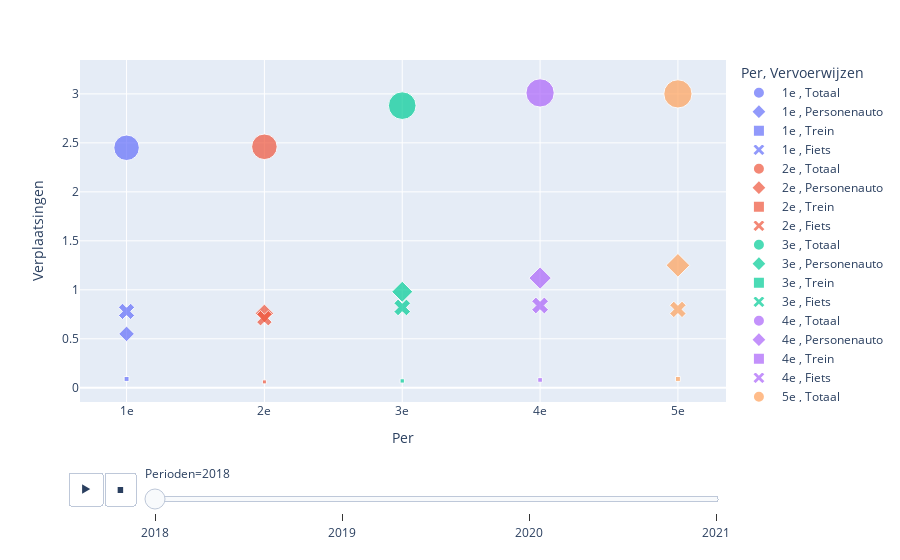

This figure's notebook cell:
### Code cell
fig = px.scatter(df_movement, x="Per", y="Verplaatsingen", animation_frame="Perioden",animation_group="Vervoerwijzen",
            size="Verplaatsingen",color='Per',hover_name="Per",symbol='Vervoerwijzen')

fig.show()

### Figure 1 — Plotly figure (JSON) as saved in the notebook; plotly's stock layout.template omitted (floating-point values rounded to 4 significant figures)
{"data": [{"hovertemplate": "<b>%{hovertext}</b><br><br>Per=%{x}<br>Vervoerwijzen=Totaal<br>Perioden=2018<br>Verplaatsingen=%{marker.size}<extra></extra>", "hovertext": [" 1e "], "ids": ["Totaal"], "legendgroup": " 1e , Totaal", "marker": {"color": "#636efa", "size": [2.45], "sizemode": "area", "sizeref": 0.007525, "symbol": "circle"}, "mode": "markers", "name": " 1e , Totaal", "orientation": "v", "showlegend": true, "type": "scatter", "x": [" 1e "], "xaxis": "x", "y": [2.45], "yaxis": "y"}, {"hovertemplate": "<b>%{hovertext}</b><br><br>Per=%{x}<br>Vervoerwijzen=Personenauto<br>Perioden=2018<br>Verplaatsingen=%{marker.size}<extra></extra>", "hovertext": [" 1e ", " 1e "], "ids": ["Personenauto", "Personenauto"], "legendgroup": " 1e , Personenauto", "marker": {"color": "#636efa", "size": [0.55, 0.24], "sizemode": "area", "sizeref": 0.007525, "symbol": "diamond"}, "mode": "markers", "name": " 1e , Personenauto", "orientation": "v", "showlegend": true, "type": "scatter", "x": [" 1e ", " 1e "], "xaxis": "x", "y": [0.55, 0.24], "yaxis": "y"}, {"hovertemplate": "<b>%{hovertext}</b><br><br>Per=%{x}<br>Vervoerwijzen=Trein<br>Perioden=2018<br>Verplaatsingen=%{marker.size}<extra></extra>", "hovertext": [" 1e "], "ids": ["Trein"], "legendgroup": " 1e , Trein", "marker": {"color": "#636efa", "size": [0.09], "sizemode": "area", "sizeref": 0.007525, "symbol": "square"}, "mode": "markers", "name": " 1e , Trein", "orientation": "v", "showlegend": true, "type": "scatter", "x": [" 1e "], "xaxis": "x", "y": [0.09], "yaxis": "y"}, {"hovertemplate": "<b>%{hovertext}</b><br><br>Per=%{x}<br>Vervoerwijzen=Fiets<br>Perioden=2018<br>Verplaatsingen=%{marker.size}<extra></extra>", "hovertext": [" 1e "], "ids": ["Fiets"], "legendgroup": " 1e , Fiets", "marker": {"color": "#636efa", "size": [0.78], "sizemode": "area", "sizeref": 0.007525, "symbol": "x"}, "mode": "markers", "name": " 1e , Fiets", "orientation": "v", "showlegend": true, "type": "scatter", "x": [" 1e "], "xaxis": "x", "y": [0.78], "yaxis": "y"}, {"hovertemplate": "<b>%{hovertext}</b><br><br>Per=%{x}<br>Vervoerwijzen=Totaal<br>Perioden=2018<br>Verplaatsingen=%{marker.size}<extra></extra>", "hovertext": [" 2e "], "ids": ["Totaal"], "legendgroup": " 2e , Totaal", "marker": {"color": "#EF553B", "size": [2.46], "sizemode": "area", "sizeref": 0.007525, "symbol": "circle"}, "mode": "markers", "name": " 2e , Totaal", "orientation": "v", "showlegend": true, "type": "scatter", "x": [" 2e "], "xaxis": "x", "y": [2.46], "yaxis": "y"}, {"hovertemplate": "<b>%{hovertext}</b><br><br>Per=%{x}<br>Vervoerwijzen=Personenauto<br>Perioden=2018<br>Verplaatsingen=%{marker.size}<extra></extra>", "hovertext": [" 2e ", " 2e "], "ids": ["Personenauto", "Personenauto"], "legendgroup": " 2e , Personenauto", "marker": {"color": "#EF553B", "size": [0.76, 0.31], "sizemode": "area", "sizeref": 0.007525, "symbol": "diamond"}, "mode": "markers", "name": " 2e , Personenauto", "orientation": "v", "showlegend": true, "type": "scatter", "x": [" 2e ", " 2e "], "xaxis": "x", "y": [0.76, 0.31], "yaxis": "y"}, {"hovertemplate": "<b>%{hovertext}</b><br><br>Per=%{x}<br>Vervoerwijzen=Trein<br>Perioden=2018<br>Verplaatsingen=%{marker.size}<extra></extra>", "hovertext": [" 2e "], "ids": ["Trein"], "legendgroup": " 2e , Trein", "marker": {"color": "#EF553B", "size": [0.06], "sizemode": "area", "sizeref": 0.007525, "symbol": "square"}, "mode": "markers", "name": " 2e , Trein", "orientation": "v", "showlegend": true, "type": "scatter", "x": [" 2e "], "xaxis": "x", "y": [0.06], "yaxis": "y"}, {"hovertemplate": "<b>%{hovertext}</b><br><br>Per=%{x}<br>Vervoerwijzen=Fiets<br>Perioden=2018<br>Verplaatsingen=%{marker.size}<extra></extra>", "hovertext": [" 2e "], "ids": ["Fiets"], "legendgroup": " 2e , Fiets", "marker": {"color": "#EF553B", "size": [0.71], "sizemode": "area", "sizeref": 0.007525, "symbol": "x"}, "mode": "markers", "name": " 2e , Fiets", "orientation": "v", "showlegend": true, "type": "scatter", "x": [" 2e "], "xaxis": "x", "y": [0.71], "yaxis": "y"}, {"hovertemplate": "<b>%{hovertext}</b><br><br>Per=%{x}<br>Vervoerwijzen=Totaal<br>Perioden=2018<br>Verplaatsingen=%{marker.size}<extra></extra>", "hovertext": [" 3e "], "ids": ["Totaal"], "legendgroup": " 3e , Totaal", "marker": {"color": "#00cc96", "size": [2.88], "sizemode": "area", "sizeref": 0.007525, "symbol": "circle"}, "mode": "markers", "name": " 3e , Totaal", "orientation": "v", "showlegend": true, "type": "scatter", "x": [" 3e "], "xaxis": "x", "y": [2.88], "yaxis": "y"}, {"hovertemplate": "<b>%{hovertext}</b><br><br>Per=%{x}<br>Vervoerwijzen=Personenauto<br>Perioden=2018<br>Verplaatsingen=%{marker.size}<extra></extra>", "hovertext": [" 3e ", " 3e "], "ids": ["Personenauto", "Personenauto"], "legendgroup": " 3e , Personenauto", "marker": {"color": "#00cc96", "size": [0.98, 0.36], "sizemode": "area", "sizeref": 0.007525, "symbol": "diamond"}, "mode": "markers", "name": " 3e , Personenauto", "orientation": "v", "showlegend": true, "type": "scatter", "x": [" 3e ", " 3e "], "xaxis": "x", "y": [0.98, 0.36], "yaxis": "y"}, {"hovertemplate": "<b>%{hovertext}</b><br><br>Per=%{x}<br>Vervoerwijzen=Trein<br>Perioden=2018<br>Verplaatsingen=%{marker.size}<extra></extra>", "hovertext": [" 3e "], "ids": ["Trein"], "legendgroup": " 3e , Trein", "marker": {"color": "#00cc96", "size": [0.07], "sizemode": "area", "sizeref": 0.007525, "symbol": "square"}, "mode": "markers", "name": " 3e , Trein", "orientation": "v", "showlegend": true, "type": "scatter", "x": [" 3e "], "xaxis": "x", "y": [0.07], "yaxis": "y"}, {"hovertemplate": "<b>%{hovertext}</b><br><br>Per=%{x}<br>Vervoerwijzen=Fiets<br>Perioden=2018<br>Verplaatsingen=%{marker.size}<extra></extra>", "hovertext": [" 3e "], "ids": ["Fiets"], "legendgroup": " 3e , Fiets", "marker": {"color": "#00cc96", "size": [0.82], "sizemode": "area", "sizeref": 0.007525, "symbol": "x"}, "mode": "markers", "name": " 3e , Fiets", "orientation": "v", "showlegend": true, "type": "scatter", "x": [" 3e "], "xaxis": "x", "y": [0.82], "yaxis": "y"}, {"hovertemplate": "<b>%{hovertext}</b><br><br>Per=%{x}<br>Vervoerwijzen=Totaal<br>Perioden=2018<br>Verplaatsingen=%{marker.size}<extra></extra>", "hovertext": [" 4e "], "ids": ["Totaal"], "legendgroup": " 4e , Totaal", "marker": {"color": "#ab63fa", "size": [3.01], "sizemode": "area", "sizeref": 0.007525, "symbol": "circle"}, "mode": "markers", "name": " 4e , Totaal", "orientation": "v", "showlegend": true, "type": "scatter", "x": [" 4e "], "xaxis": "x", "y": [3.01], "yaxis": "y"}, {"hovertemplate": "<b>%{hovertext}</b><br><br>Per=%{x}<br>Vervoerwijzen=Personenauto<br>Perioden=2018<br>Verplaatsingen=%{marker.size}<extra></extra>", "hovertext": [" 4e ", " 4e "], "ids": ["Personenauto", "Personenauto"], "legendgroup": " 4e , Personenauto", "marker": {"color": "#ab63fa", "size": [1.12, 0.37], "sizemode": "area", "sizeref": 0.007525, "symbol": "diamond"}, "mode": "markers", "name": " 4e , Personenauto", "orientation": "v", "showlegend": true, "type": "scatter", "x": [" 4e ", " 4e "], "xaxis": "x", "y": [1.12, 0.37], "yaxis": "y"}, {"hovertemplate": "<b>%{hovertext}</b><br><br>Per=%{x}<br>Vervoerwijzen=Trein<br>Perioden=2018<br>Verplaatsingen=%{marker.size}<extra></extra>", "hovertext": [" 4e "], "ids": ["Trein"], "legendgroup": " 4e , Trein", "marker": {"color": "#ab63fa", "size": [0.08], "sizemode": "area", "sizeref": 0.007525, "symbol": "square"}, "mode": "markers", "name": " 4e , Trein", "orientation": "v", "showlegend": true, "type": "scatter", "x": [" 4e "], "xaxis": "x", "y": [0.08], "yaxis": "y"}, {"hovertemplate": "<b>%{hovertext}</b><br><br>Per=%{x}<br>Vervoerwijzen=Fiets<br>Perioden=2018<br>Verplaatsingen=%{marker.size}<extra></extra>", "hovertext": [" 4e "], "ids": ["Fiets"], "legendgroup": " 4e , Fiets", "marker": {"color": "#ab63fa", "size": [0.84], "sizemode": "area", "sizeref": 0.007525, "symbol": "x"}, "mode": "markers", "name": " 4e , Fiets", "orientation": "v", "showlegend": true, "type": "scatter", "x": [" 4e "], "xaxis": "x", "y": [0.84], "yaxis": "y"}, {"hovertemplate": "<b>%{hovertext}</b><br><br>Per=%{x}<br>Vervoerwijzen=Totaal<br>Perioden=2018<br>Verplaatsingen=%{marker.size}<extra></extra>", "hovertext": [" 5e "], "ids": ["Totaal"], "legendgroup": " 5e , Totaal", "marker": {"color": "#FFA15A", "size": [3], "sizemode": "area", "sizeref": 0.007525, "symbol": "circle"}, "mode": "markers", "name": " 5e , Totaal", "orientation": "v", "showlegend": true, "type": "scatter", "x": [" 5e "], "xaxis": "x", "y": [3], "yaxis": "y"}, {"hovertemplate": "<b>%{hovertext}</b><br><br>Per=%{x}<br>Vervoerwijzen=Personenauto<br>Perioden=2018<br>Verplaatsingen=%{marker.size}<extra></extra>", "hovertext": [" 5e ", " 5e "], "ids": ["Personenauto", "Personenauto"], "legendgroup": " 5e , Personenauto", "marker": {"color": "#FFA15A", "size": [1.25, 0.32], "sizemode": "area", "sizeref": 0.007525, "symbol": "diamond"}, "mode": "markers", "name": " 5e , Personenauto", "orientation": "v", "showlegend": true, "type": "scatter", "x": [" 5e ", " 5e "], "xaxis": "x", "y": [1.25, 0.32], "yaxis": "y"}, {"hovertemplate": "<b>%{hovertext}</b><br><br>Per=%{x}<br>Vervoerwijzen=Trein<br>Perioden=2018<br>Verplaatsingen=%{marker.size}<extra></extra>", "hovertext": [" 5e "], "ids": ["Trein"], "legendgroup": " 5e , Trein", "marker": {"color": "#FFA15A", "size": [0.09], "sizemode": "area", "sizeref": 0.007525, "symbol": "square"}, "mode": "markers", "name": " 5e , Trein", "orientation": "v", "showlegend": true, "type": "scatter", "x": [" 5e "], "xaxis": "x", "y": [0.09], "yaxis": "y"}, {"hovertemplate": "<b>%{hovertext}</b><br><br>Per=%{x}<br>Vervoerwijzen=Fiets<br>Perioden=2018<br>Verplaatsingen=%{marker.size}<extra></extra>", "hovertext": [" 5e "], "ids": ["Fiets"], "legendgroup": " 5e , Fiets", "marker": {"color": "#FFA15A", "size": [0.8], "sizemode": "area", "sizeref": 0.007525, "symbol": "x"}, "mode": "markers", "name": " 5e , Fiets", "orientation": "v", "showlegend": true, "type": "scatter", "x": [" 5e "], "xaxis": "x", "y": [0.8], "yaxis": "y"}], "layout": {"legend": {"itemsizing": "constant", "title": {"text": "Per, Vervoerwijzen"}, "tracegroupgap": 0}, "margin": {"t": 60}, "sliders": [{"active": 0, "currentvalue": {"prefix": "Perioden="}, "len": 0.9, "pad": {"b": 10, "t": 60}, "steps": [{"args": [["2018"], {"frame": {"duration": 0, "redraw": false}, "fromcurrent": true, "mode": "immediate", "transition": {"duration": 0, "easing": "linear"}}], "label": "2018", "method": "animate"}, {"args": [["2019"], {"frame": {"duration": 0, "redraw": false}, "fromcurrent": true, "mode": "immediate", "transition": {"duration": 0, "easing": "linear"}}], "label": "2019", "method": "animate"}, {"args": [["2020"], {"frame": {"duration": 0, "redraw": false}, "fromcurrent": true, "mode": "immediate", "transition": {"duration": 0, "easing": "linear"}}], "label": "2020", "method": "animate"}, {"args": [["2021"], {"frame": {"duration": 0, "redraw": false}, "fromcurrent": true, "mode": "immediate", "transition": {"duration": 0, "easing": "linear"}}], "label": "2021", "method": "animate"}], "x": 0.1, "xanchor": "left", "y": 0, "yanchor": "top"}], "updatemenus": [{"buttons": [{"args": [null, {"frame": {"duration": 500, "redraw": false}, "fromcurrent": true, "mode": "immediate", "transition": {"duration": 500, "easing": "linear"}}], "label": "&#9654;", "method": "animate"}, {"args": [[null], {"frame": {"duration": 0, "redraw": false}, "fromcurrent": true, "mode": "immediate", "transition": {"duration": 0, "easing": "linear"}}], "label": "&#9724;", "method": "animate"}], "direction": "left", "pad": {"r": 10, "t": 70}, "showactive": false, "type": "buttons", "x": 0.1, "xanchor": "right", "y": 0, "yanchor": "top"}], "xaxis": {"anchor": "y", "categoryarray": [" 1e ", " 2e ", " 3e ", " 4e ", " 5e "], "categoryorder": "array", "domain": [0, 1], "title": {"text": "Per"}}, "yaxis": {"anchor": "x", "domain": [0, 1], "title": {"text": "Verplaatsingen"}}}}
